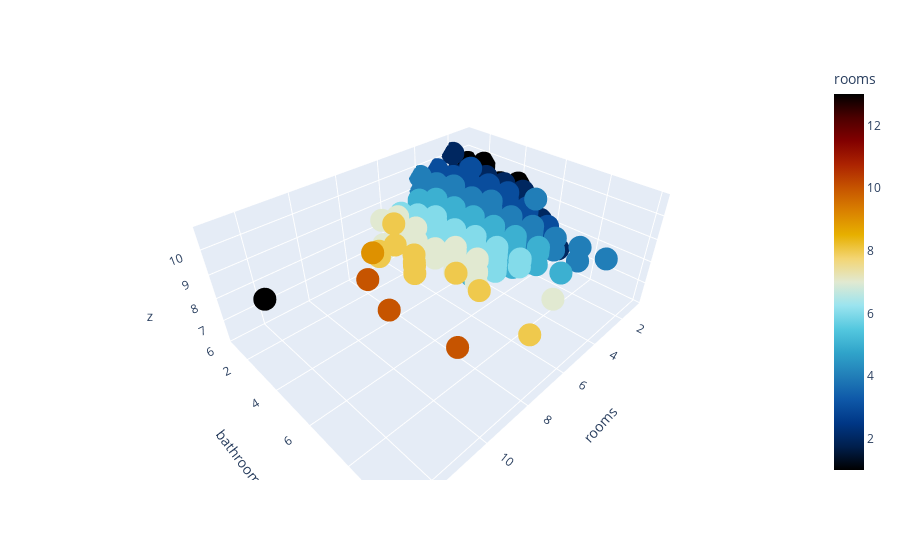

Notebook source saved alongside this figure:
### Markdown cell above
<a id="12"></a><br>
### Question 12: How strong is the correlation between number of rooms, number of bathrooms and rent amount?

### Code cell
import plotly.express as px
fig = px.scatter_3d(numeric_data, x='rooms',
                    y='bathroom', 
                    z=np.log(numeric_data['rent amount (R$)']), #I used np.log() again because there are many outliers. So z represents rent amount
                   color='rooms', 
       color_continuous_scale='icefire'
       )
iplot(fig)

### Figure 1 — Plotly figure (JSON) as saved in the notebook; plotly's stock layout.template omitted (floating-point values rounded to 4 significant figures; data arrays with more than 128 entries replaced by an {"elided": "..."} marker saying what was removed)
{"data": [{"hoverlabel": {"namelength": 0}, "hovertemplate": "rooms=%{marker.color}<br>bathroom=%{y}<br>z=%{z}", "legendgroup": "", "marker": {"color": {"elided": "10692 int values"}, "coloraxis": "coloraxis", "symbol": "circle"}, "mode": "markers", "name": "", "scene": "scene", "showlegend": false, "type": "scatter3d", "x": {"elided": "10692 int values"}, "y": {"elided": "10692 int values"}, "z": {"elided": "10692 float values"}}], "layout": {"coloraxis": {"colorbar": {"title": {"text": "rooms"}}, "colorscale": [[0.0, "#000000"], [0.0625, "#001f4d"], [0.125, "#003786"], [0.1875, "#0e58a8"], [0.25, "#217eb8"], [0.3125, "#30a4ca"], [0.375, "#54c8df"], [0.4375, "#9be4ef"], [0.5, "#e1e9d1"], [0.5625, "#f3d573"], [0.625, "#e7b000"], [0.6875, "#da8200"], [0.75, "#c65400"], [0.8125, "#ac2301"], [0.875, "#820000"], [0.9375, "#4c0000"], [1.0, "#000000"]]}, "legend": {"tracegroupgap": 0}, "margin": {"t": 60}, "scene": {"domain": {"x": [0.0, 1.0], "y": [0.0, 1.0]}, "xaxis": {"title": {"text": "rooms"}}, "yaxis": {"title": {"text": "bathroom"}}, "zaxis": {"title": {"text": "z"}}}}}
